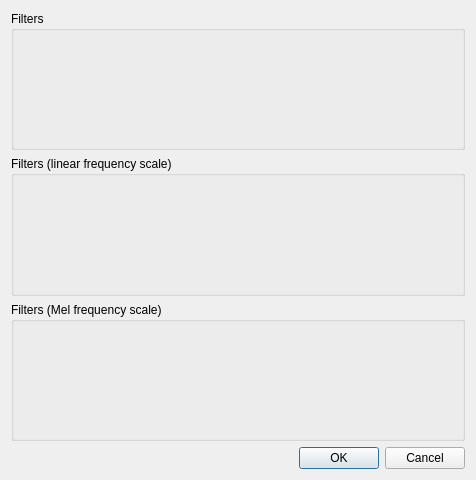
<?xml version="1.0" encoding="UTF-8"?>
<ui version="4.0">
 <class>MelFiltersDialog</class>
 <widget class="QDialog" name="MelFiltersDialog">
  <property name="geometry">
   <rect>
    <x>0</x>
    <y>0</y>
    <width>476</width>
    <height>480</height>
   </rect>
  </property>
  <property name="windowTitle">
   <string>Choose Mel filters</string>
  </property>
  <layout class="QVBoxLayout" name="verticalLayout">
   <item>
    <widget class="QGroupBox" name="gbxCheckboxes">
     <property name="title">
      <string>Filters</string>
     </property>
    </widget>
   </item>
   <item>
    <widget class="QGroupBox" name="gbxFiltersLinear">
     <property name="title">
      <string>Filters (linear frequency scale)</string>
     </property>
    </widget>
   </item>
   <item>
    <widget class="QGroupBox" name="gbxFiltersMel">
     <property name="title">
      <string>Filters (Mel frequency scale)</string>
     </property>
    </widget>
   </item>
   <item>
    <widget class="QDialogButtonBox" name="buttonBox">
     <property name="orientation">
      <enum>Qt::Horizontal</enum>
     </property>
     <property name="standardButtons">
      <set>QDialogButtonBox::Cancel|QDialogButtonBox::Ok</set>
     </property>
    </widget>
   </item>
  </layout>
 </widget>
 <resources/>
 <connections>
  <connection>
   <sender>buttonBox</sender>
   <signal>accepted()</signal>
   <receiver>MelFiltersDialog</receiver>
   <slot>accept()</slot>
   <hints>
    <hint type="sourcelabel">
     <x>248</x>
     <y>254</y>
    </hint>
    <hint type="destinationlabel">
     <x>157</x>
     <y>274</y>
    </hint>
   </hints>
  </connection>
  <connection>
   <sender>buttonBox</sender>
   <signal>rejected()</signal>
   <receiver>MelFiltersDialog</receiver>
   <slot>reject()</slot>
   <hints>
    <hint type="sourcelabel">
     <x>316</x>
     <y>260</y>
    </hint>
    <hint type="destinationlabel">
     <x>286</x>
     <y>274</y>
    </hint>
   </hints>
  </connection>
 </connections>
</ui>
